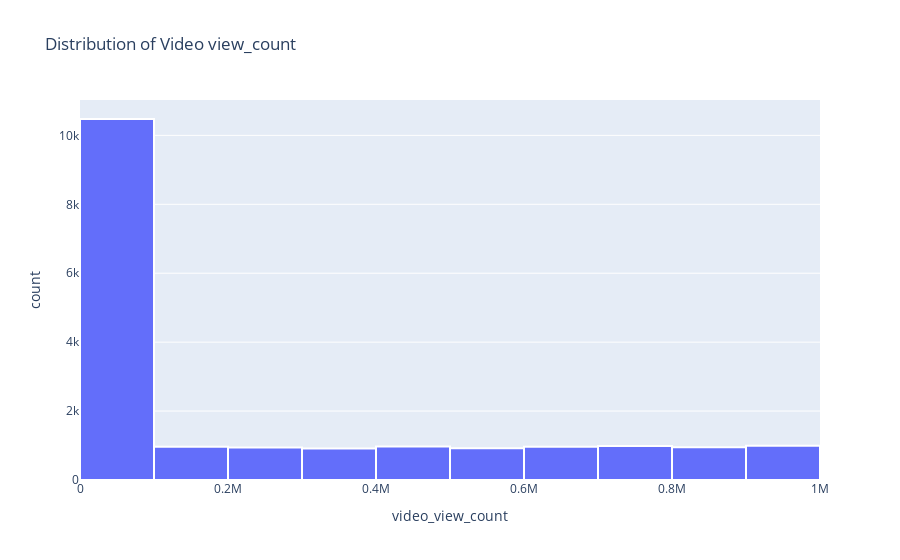

Write notebook code for a chart like this one.
### Markdown cell above
Create a histogram of the values in the `video_view_count` column to further explore the distribution of this variable.

### Code cell
# Create a histogram
fig = px.histogram(data, x="video_view_count", nbins=12, title="Distribution of Video view_count")
fig.update_traces(marker_line_width=2, marker_line_color="white")

fig.show()

### Figure 1 — Plotly figure (JSON) as saved in the notebook; plotly's stock layout.template omitted (floating-point values rounded to 4 significant figures; data arrays with more than 128 entries replaced by an {"elided": "..."} marker saying what was removed)
{"data": [{"alignmentgroup": "True", "bingroup": "x", "hovertemplate": "video_view_count=%{x}<br>count=%{y}<extra></extra>", "legendgroup": "", "marker": {"color": "#636efa", "line": {"color": "white", "width": 2}, "pattern": {"shape": ""}}, "name": "", "nbinsx": 12, "offsetgroup": "", "orientation": "v", "showlegend": false, "type": "histogram", "x": {"elided": "19382 int values"}, "xaxis": "x", "yaxis": "y"}], "layout": {"autosize": true, "barmode": "relative", "legend": {"tracegroupgap": 0}, "title": {"text": "Distribution of Video view_count"}, "xaxis": {"anchor": "y", "autorange": true, "domain": [0, 1], "range": [-0.5, 1000000.0], "title": {"text": "video_view_count"}, "type": "linear"}, "yaxis": {"anchor": "x", "autorange": true, "domain": [0, 1], "range": [0, 11030.0], "title": {"text": "count"}}}}
